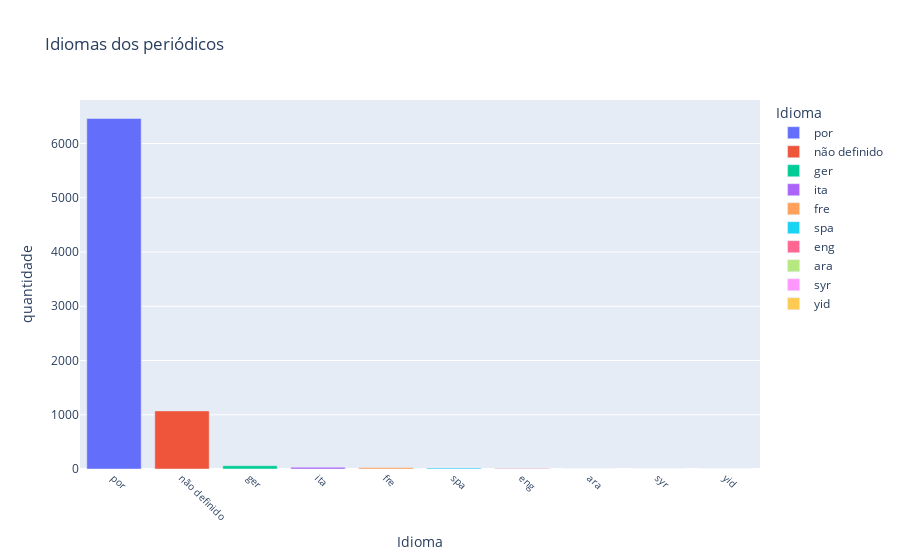

The cell this chart's notebook holds for it:
### Markdown cell above
Podemos visualizar de forma mais clara esses dados com um gráfico de barras:

### Code cell
# criar gráfico de barras com os dados de idiomas dos periódicos
fig1 = px.bar(df_lang, x='Idioma', y='quantidade', color='Idioma', title='Idiomas dos periódicos')
#limitar texto do eixo x a 20 caracteres
fig1.update_xaxes(tickangle=45, tickfont=dict(size=10))
fig1.show()
# salvar gráfico
fig1.write_image('./charts/fig1.png')

### Figure 1 — Plotly figure (JSON) as saved in the notebook; plotly's stock layout.template omitted (floating-point values rounded to 4 significant figures)
{"data": [{"alignmentgroup": "True", "hovertemplate": "Idioma=%{x}<br>quantidade=%{y}<extra></extra>", "legendgroup": "por", "marker": {"color": "#636efa", "pattern": {"shape": ""}}, "name": "por", "offsetgroup": "por", "orientation": "v", "showlegend": true, "textposition": "auto", "type": "bar", "x": ["por"], "xaxis": "x", "y": [6462], "yaxis": "y"}, {"alignmentgroup": "True", "hovertemplate": "Idioma=%{x}<br>quantidade=%{y}<extra></extra>", "legendgroup": "não definido", "marker": {"color": "#EF553B", "pattern": {"shape": ""}}, "name": "não definido", "offsetgroup": "não definido", "orientation": "v", "showlegend": true, "textposition": "auto", "type": "bar", "x": ["não definido"], "xaxis": "x", "y": [1071], "yaxis": "y"}, {"alignmentgroup": "True", "hovertemplate": "Idioma=%{x}<br>quantidade=%{y}<extra></extra>", "legendgroup": "ger", "marker": {"color": "#00cc96", "pattern": {"shape": ""}}, "name": "ger", "offsetgroup": "ger", "orientation": "v", "showlegend": true, "textposition": "auto", "type": "bar", "x": ["ger"], "xaxis": "x", "y": [61], "yaxis": "y"}, {"alignmentgroup": "True", "hovertemplate": "Idioma=%{x}<br>quantidade=%{y}<extra></extra>", "legendgroup": "ita", "marker": {"color": "#ab63fa", "pattern": {"shape": ""}}, "name": "ita", "offsetgroup": "ita", "orientation": "v", "showlegend": true, "textposition": "auto", "type": "bar", "x": ["ita"], "xaxis": "x", "y": [33], "yaxis": "y"}, {"alignmentgroup": "True", "hovertemplate": "Idioma=%{x}<br>quantidade=%{y}<extra></extra>", "legendgroup": "fre", "marker": {"color": "#FFA15A", "pattern": {"shape": ""}}, "name": "fre", "offsetgroup": "fre", "orientation": "v", "showlegend": true, "textposition": "auto", "type": "bar", "x": ["fre"], "xaxis": "x", "y": [27], "yaxis": "y"}, {"alignmentgroup": "True", "hovertemplate": "Idioma=%{x}<br>quantidade=%{y}<extra></extra>", "legendgroup": "spa", "marker": {"color": "#19d3f3", "pattern": {"shape": ""}}, "name": "spa", "offsetgroup": "spa", "orientation": "v", "showlegend": true, "textposition": "auto", "type": "bar", "x": ["spa"], "xaxis": "x", "y": [17], "yaxis": "y"}, {"alignmentgroup": "True", "hovertemplate": "Idioma=%{x}<br>quantidade=%{y}<extra></extra>", "legendgroup": "eng", "marker": {"color": "#FF6692", "pattern": {"shape": ""}}, "name": "eng", "offsetgroup": "eng", "orientation": "v", "showlegend": true, "textposition": "auto", "type": "bar", "x": ["eng"], "xaxis": "x", "y": [10], "yaxis": "y"}, {"alignmentgroup": "True", "hovertemplate": "Idioma=%{x}<br>quantidade=%{y}<extra></extra>", "legendgroup": "ara", "marker": {"color": "#B6E880", "pattern": {"shape": ""}}, "name": "ara", "offsetgroup": "ara", "orientation": "v", "showlegend": true, "textposition": "auto", "type": "bar", "x": ["ara"], "xaxis": "x", "y": [2], "yaxis": "y"}, {"alignmentgroup": "True", "hovertemplate": "Idioma=%{x}<br>quantidade=%{y}<extra></extra>", "legendgroup": "syr", "marker": {"color": "#FF97FF", "pattern": {"shape": ""}}, "name": "syr", "offsetgroup": "syr", "orientation": "v", "showlegend": true, "textposition": "auto", "type": "bar", "x": ["syr"], "xaxis": "x", "y": [1], "yaxis": "y"}, {"alignmentgroup": "True", "hovertemplate": "Idioma=%{x}<br>quantidade=%{y}<extra></extra>", "legendgroup": "yid", "marker": {"color": "#FECB52", "pattern": {"shape": ""}}, "name": "yid", "offsetgroup": "yid", "orientation": "v", "showlegend": true, "textposition": "auto", "type": "bar", "x": ["yid"], "xaxis": "x", "y": [1], "yaxis": "y"}], "layout": {"barmode": "relative", "legend": {"title": {"text": "Idioma"}, "tracegroupgap": 0}, "title": {"text": "Idiomas dos periódicos"}, "xaxis": {"anchor": "y", "categoryarray": ["por", "não definido", "ger", "ita", "fre", "spa", "eng", "ara", "syr", "yid"], "categoryorder": "array", "domain": [0, 1], "tickangle": 45, "tickfont": {"size": 10}, "title": {"text": "Idioma"}}, "yaxis": {"anchor": "x", "domain": [0, 1], "title": {"text": "quantidade"}}}}
